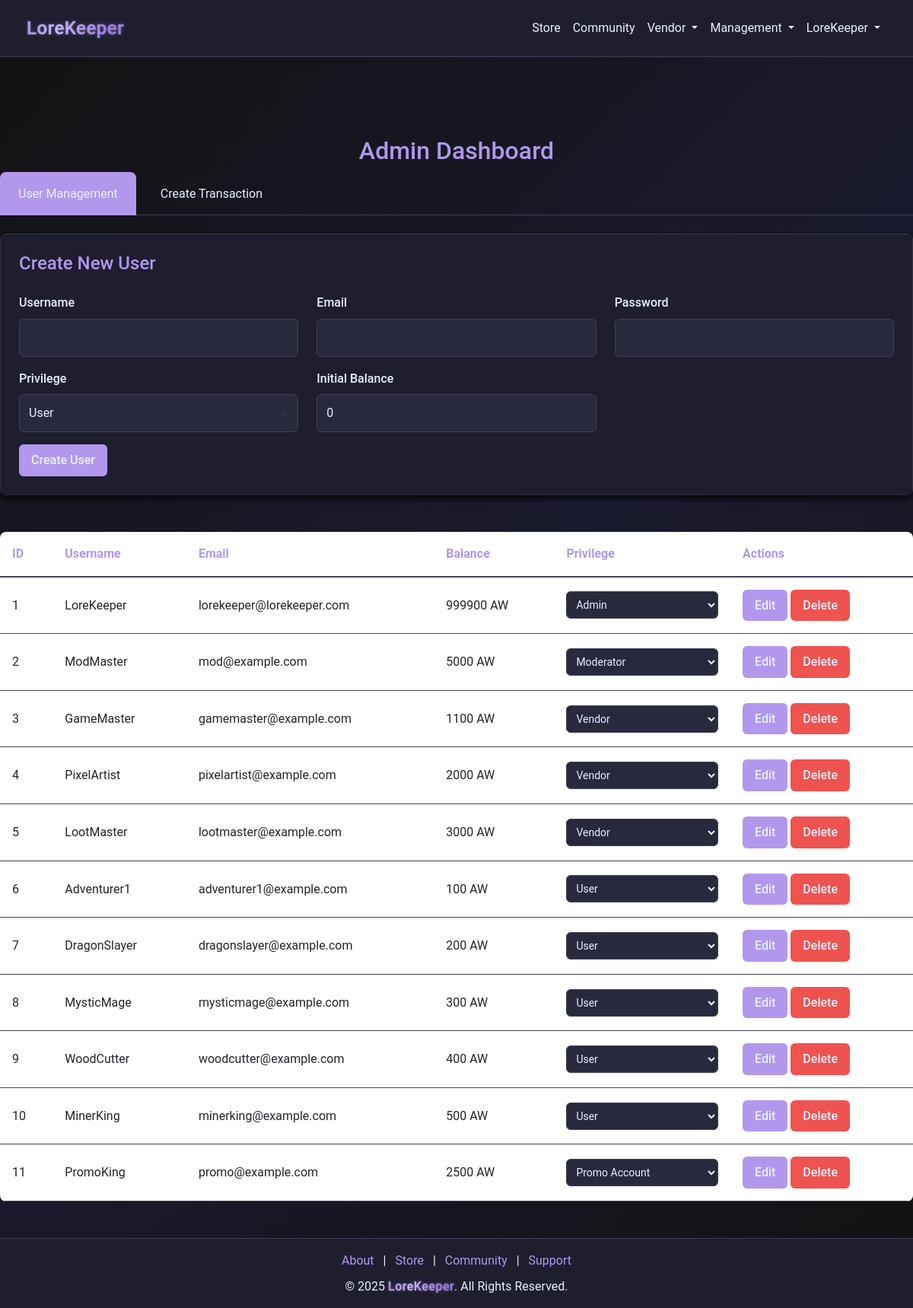
Page /admin (signed in) on the earlier database version.
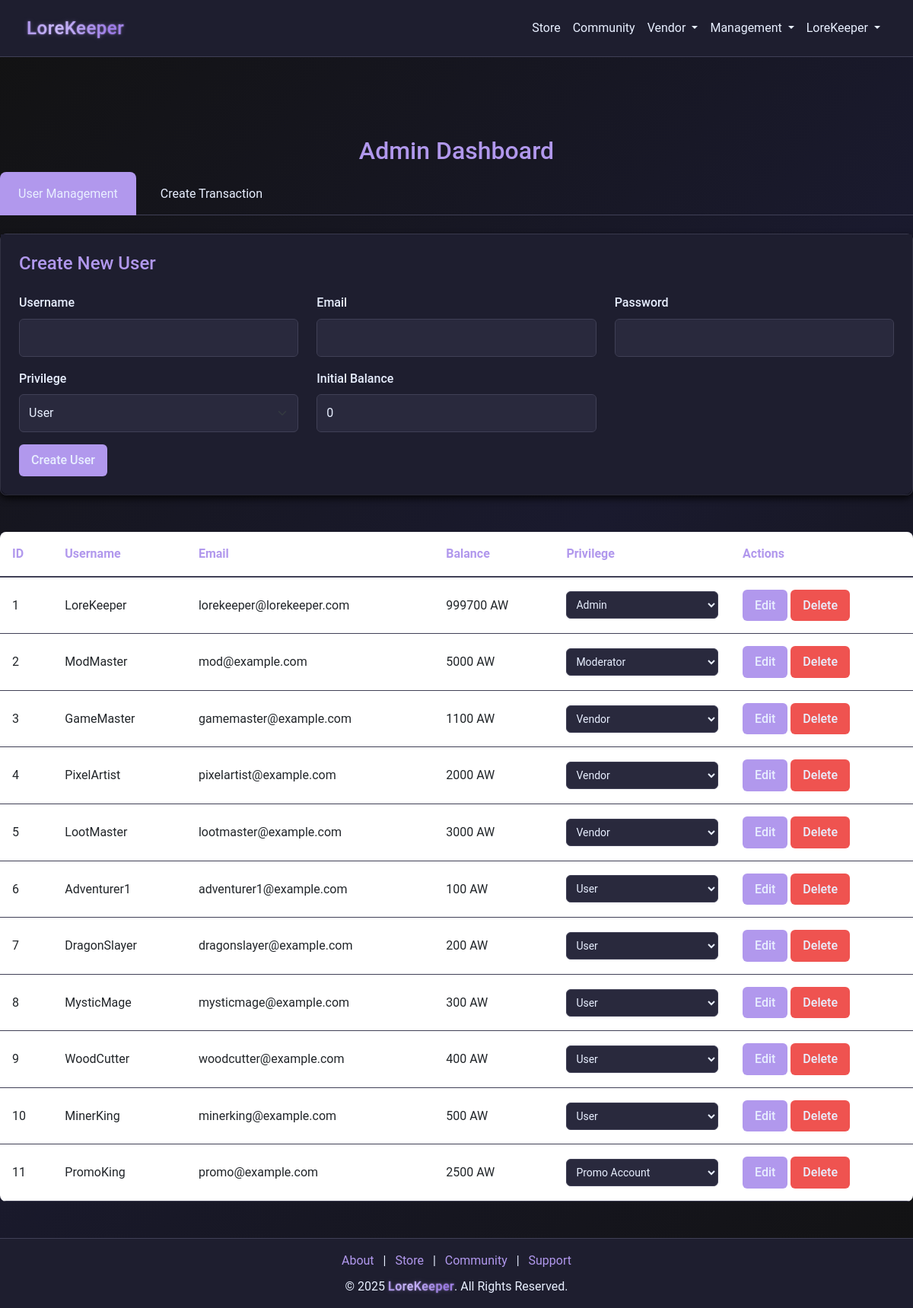
Same page on the later database version.
### models.py (models this page shows)
class User(db.Model):
    __tablename__ = "users"
    id = db.Column(db.Integer, primary_key=True)
    username = db.Column(db.String(64), nullable=False, index=True)
    email = db.Column(db.String(128), unique=True, nullable=False, index=True)
    password = db.Column(db.String(128), nullable=False)
    bio = db.Column(db.String(256), default="")
    privilege_id = db.Column(db.Integer, db.ForeignKey("privileges.id"), default=1)
    created_at = db.Column(db.DateTime, default=datetime.utcnow)
    status = db.Column(db.String(64), default="Active", index=True)
    balance = db.Column(db.Integer, default=0)
    pending_balance = db.Column(db.Integer, default=0)
    purchases = db.relationship(
        "Purchase", back_populates="user", lazy=True, cascade="all, delete-orphan"
    )
    subscription = db.relationship(
        "Subscription", back_populates="user", lazy=True, cascade="all, delete-orphan"
    )
    received_transactions = db.relationship(
        "Receipt", foreign_keys="Receipt.receiver_id", back_populates="receiver"
    )
    tickets = db.relationship("SupportTicket", back_populates="user")
    responses = db.relationship("SupportTicketResponse", back_populates="responder")
    balance_logs = db.relationship("TransactionLog", back_populates="user")
    game_states = db.relationship("GameState", back_populates="user")
    grindstone_items = db.relationship("GrindStoneItem", back_populates="user")
    community_posts = db.relationship("CommunityPost", back_populates="creator")
    community_replies = db.relationship("CommunityReply", back_populates="creator")

class Privilege(db.Model):
    __tablename__ = "privileges"
    id = db.Column(db.Integer, primary_key=True)
    name = db.Column(db.String(64), nullable=False, unique=True)
    description = db.Column(db.String(256))

### app.py (the view, shortened to what this page needs)
@app.route("/admin", methods=["GET", "POST"])
@admin_required
def admin_dashboard():
    if session.get("privilege_id") != 999:
        flash("Access denied! Admins only.", "danger")
        return redirect(url_for("home"))
    users = User.query.all()
    privileges = Privilege.query.all()
    return render_template("admin.html", users=users, privileges=privileges)

### app.py (called while the page is built)
@app.after_request
def add_header(response):
    response.headers["Cache-Control"] = "no-store"
    return response

@app.before_request
def before_request():
    try:
        if session.get("user_id"):
            session.permanent = True
        else:
            getCookie()
    except Exception:
        session.clear()

### wrapers.py (called while the page is built)
def admin_required(f):
    @wraps(f)
    def decorated_function(*args, **kwargs):
        if not session.get("user_id"):
            return redirect(url_for("login"))
        if session.get("privilege_id") != 999:
            flash("You are not authorized to access this page", "error")
            return redirect(url_for("login"))
        return f(*args, **kwargs)
    return decorated_function

### templates/admin.html (shortened to what the changed rows need)
{% extends "nav_footer_template.html" %}
{% block content %}
<div class="container mt-5 admin-dashboard">
    <h2 class="text-center" style="color: var(--accent-color);">Admin Dashboard</h2>
    <div class="tab-content" id="adminTabContent">
        <div class="tab-pane fade show active" id="users" role="tabpanel">
            <div class="table-responsive">
                <table class="table admin-table">
                    <thead>
                        <tr>
                            <th>ID</th>
                            <th>Username</th>
                            <th>Email</th>
                            <th>Balance</th>
                            <th>Privilege</th>
                            <th>Actions</th>
                        </tr>
                    </thead>
                    <tbody>
                        {% for user in users %}
                        <tr>
                            <td>{{ user.id }}</td>
                            <td>{{ user.username }}</td>
                            <td>{{ user.email }}</td>
                            <td>{{ user.balance }} AW</td>
                            <td>
                                <select class="privilege-select" data-user-id="{{ user.id }}">
                                    {% for privilege in privileges %}
                                    <option value="{{ privilege.id }}" {% if privilege.id == user.privilege_id %}selected{% endif %}>
                                        {{ privilege.name }}
                                    </option>
                                    {% endfor %}
                                </select>
                            </td>
                            <td>
                                <button class="admin-btn admin-btn-primary edit-user" data-bs-toggle="modal"
                                        data-bs-target="#editUserModal" data-user-id="{{ user.id }}">
                                    Edit
                                </button>
                                <form method="POST" action="{{ url_for('delete_user', user_id=user.id) }}" class="d-inline">
                                    <button type="submit" class="admin-btn admin-btn-danger">Delete</button>
                                </form>
                            </td>
                        </tr>
                        {% endfor %}
                    </tbody>
                </table>
            </div>
        </div>
    </div>
</div>
{% endblock %}

Differences in the rows shown:
changed User "LoreKeeper": balance "999900" → "999700"
